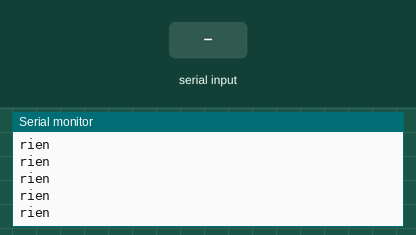
This sketch was run on a simulated Arduino Uno, built with avr-gcc and run on an emulated ATmega328P. Shown: the last lines printed to the serial monitor. Inputs (shaded band) come from the test bench.

Above: at 1.2 s.
1.3 s: "1" received over the second serial link
At 1.32 s:
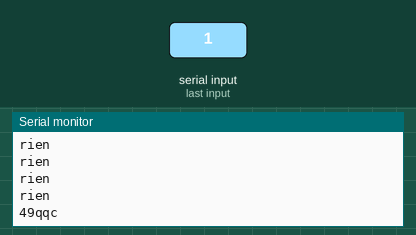
2.8 s: "0" received over the second serial link
At 2.82 s:
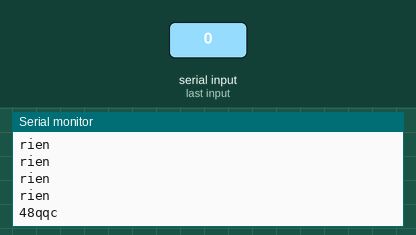
4.3 s: "2" received over the second serial link
At 4.32 s:
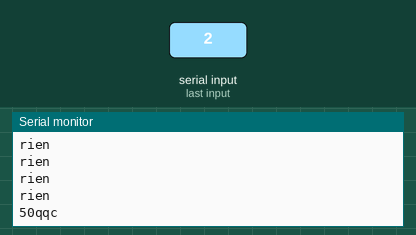

The sketch:

BluetoothEskimon.ino
```cpp
#include <SoftwareSerial.h>

SoftwareSerial mavoieserie(11, 10); // (RX, TX) (pin Rx BT, pin Tx BT)

void setup()
{
    // Ouvre la voie série avec l'ordinateur
    Serial.begin(9600);
    // Ouvre la voie série avec le module BT
    mavoieserie.begin(9600);
}

void loop() // run over and over
{
    if (mavoieserie.available()) {
        Serial.print(mavoieserie.read());
        Serial.println("qqc");
    }
    else {Serial.println("rien");}
    delay(50);
}
```

Measured:
- after the input at 1.3 s, the serial monitor: prints a new line at once (image 1)
- after the input at 2.8 s, the serial monitor: prints a new line at once (image 2)
- after the input at 4.3 s, the serial monitor: prints a new line at once (image 3)
